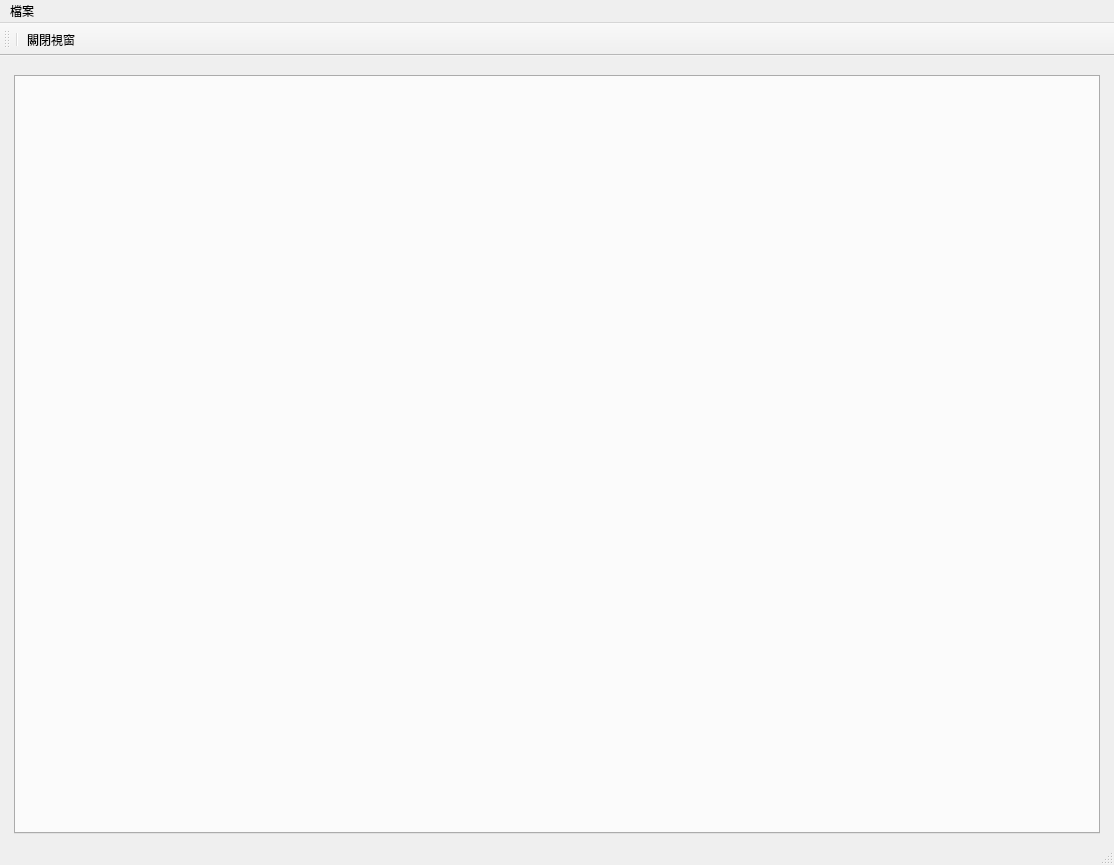
<?xml version="1.0" encoding="UTF-8"?>
<ui version="4.0">
 <class>TemplateWindow</class>
 <widget class="QMainWindow" name="TemplateWindow">
  <property name="geometry">
   <rect>
    <x>0</x>
    <y>0</y>
    <width>1114</width>
    <height>865</height>
   </rect>
  </property>
  <property name="windowTitle">
   <string>樣板</string>
  </property>
  <widget class="QWidget" name="centralwidget">
   <layout class="QHBoxLayout" name="horizontalLayout">
    <item>
     <layout class="QVBoxLayout" name="verticalLayout">
      <property name="leftMargin">
       <number>5</number>
      </property>
      <property name="topMargin">
       <number>10</number>
      </property>
      <property name="rightMargin">
       <number>5</number>
      </property>
      <item>
       <widget class="QTabWidget" name="tabWidget_charge_settings">
        <property name="currentIndex">
         <number>-1</number>
        </property>
       </widget>
      </item>
     </layout>
    </item>
   </layout>
  </widget>
  <widget class="QStatusBar" name="statusbar"/>
  <widget class="QToolBar" name="toolBar">
   <property name="windowTitle">
    <string>toolBar</string>
   </property>
   <property name="toolButtonStyle">
    <enum>Qt::ToolButtonTextUnderIcon</enum>
   </property>
   <attribute name="toolBarArea">
    <enum>TopToolBarArea</enum>
   </attribute>
   <attribute name="toolBarBreak">
    <bool>false</bool>
   </attribute>
   <addaction name="separator"/>
   <addaction name="action_close"/>
  </widget>
  <widget class="QMenuBar" name="menubar">
   <property name="geometry">
    <rect>
     <x>0</x>
     <y>0</y>
     <width>1114</width>
     <height>26</height>
    </rect>
   </property>
   <widget class="QMenu" name="menu">
    <property name="title">
     <string>檔案</string>
    </property>
   </widget>
   <addaction name="menu"/>
  </widget>
  <action name="action_close">
   <property name="icon">
    <iconset>
     <normaloff>../icons/application-exit.svg</normaloff>../icons/application-exit.svg</iconset>
   </property>
   <property name="text">
    <string>關閉視窗</string>
   </property>
  </action>
 </widget>
 <resources/>
 <connections/>
</ui>
